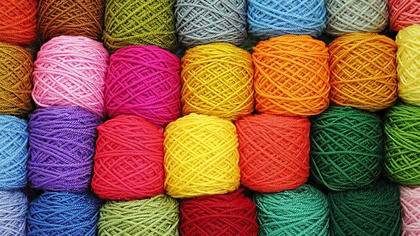
%> input picture CSE4228/Assignment-3/input.jpg, 420 x 236 px, shrunk from 1000 x 562 before the run
$ octave A1_170104004_Assignment3.m   (GNU Octave 9; MATLAB toolbox functions it lacks are replaced by stand-ins)
%> lines starting %> are read from the running program, lines starting %| are printed output that depends on the picture
prompt = 'Sigma value = ';
sigma = input(prompt);
%> the answer given: 2

I = rgb2gray(im2double(imread('input.jpg')));
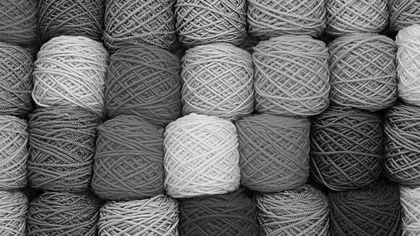
%> I: size 236x420 double; min 0, max 0.932, mean 0.418
s = size(I);
%> s = [236 420]

paddedImage = zeros(s(1)+2,s(2)+2);


for i = 4: s(1)+1
    for j = 4:s(2)+1
        paddedImage(i,j) = I(i-1,j-1);
    end
end
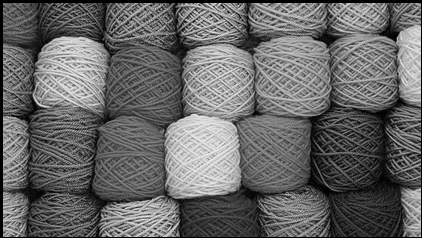
%> paddedImage: size 238x422 double; min 0, max 0.932, mean 0.406
%figure; imshow(I);
figure; imshow(paddedImage);

m = 3;
n = 3;
[X, Y]=meshgrid(-(m-1)/2:(m-1)/2, -(n-1)/2:(n-1)/2);
a = 1/(2*pi*power(sigma,2));
b1 = -(power(X,2) + power(Y,2));
b2 = 2*power(sigma,2);
b = b1/b2;
gussianfilter = a*exp(b);

filteredImage = zeros(s);
for i = 1:s(1)-2
    for j = 1:s(2) - 2
        N = paddedImage(i:i+2,j:j+2);
        N = N.*gussianfilter;
        B = reshape(N,1,[]);
        filteredImage(i,j) = sum(B);
    end
end
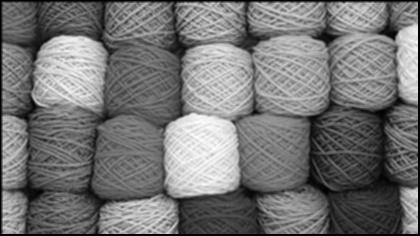
%> filteredImage: size 236x420 double; min 0, max 0.27, mean 0.124; drawn with min black and max white

figure;
imshow(filteredImage);

%disp(size(I));
disp(size(paddedImage));
%|    238   422
disp(size(filteredImage));
%|    236   420

$ run again, with CSE4228/Assignment-3/Padded_image.jpg copied over CSE4228/Assignment-3/input.jpg
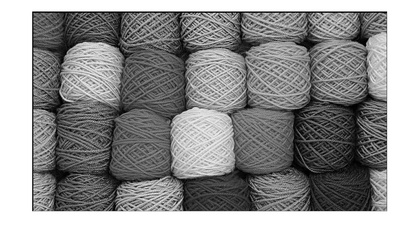
%> input picture CSE4228/Assignment-3/Padded_image.jpg, 420 x 240 px, shrunk from 1186 x 678 before the run
%> after the loop `for i = 4: s(1)+1`:
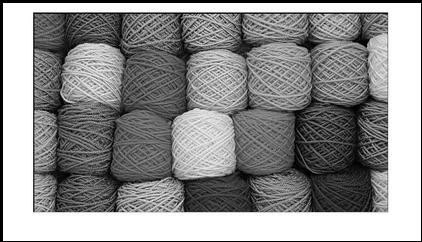
%> paddedImage: size 242x422 double; min 0, max 1, mean 0.566
%> after the loop `for i = 1:s(1)-2`:
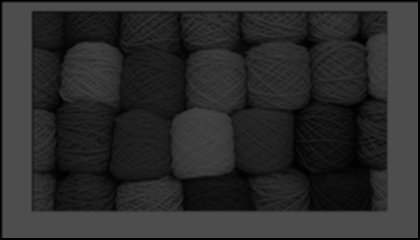
%> filteredImage: size 240x420 double; min 0, max 0.304, mean 0.17
%|    242   422
%|    240   420
